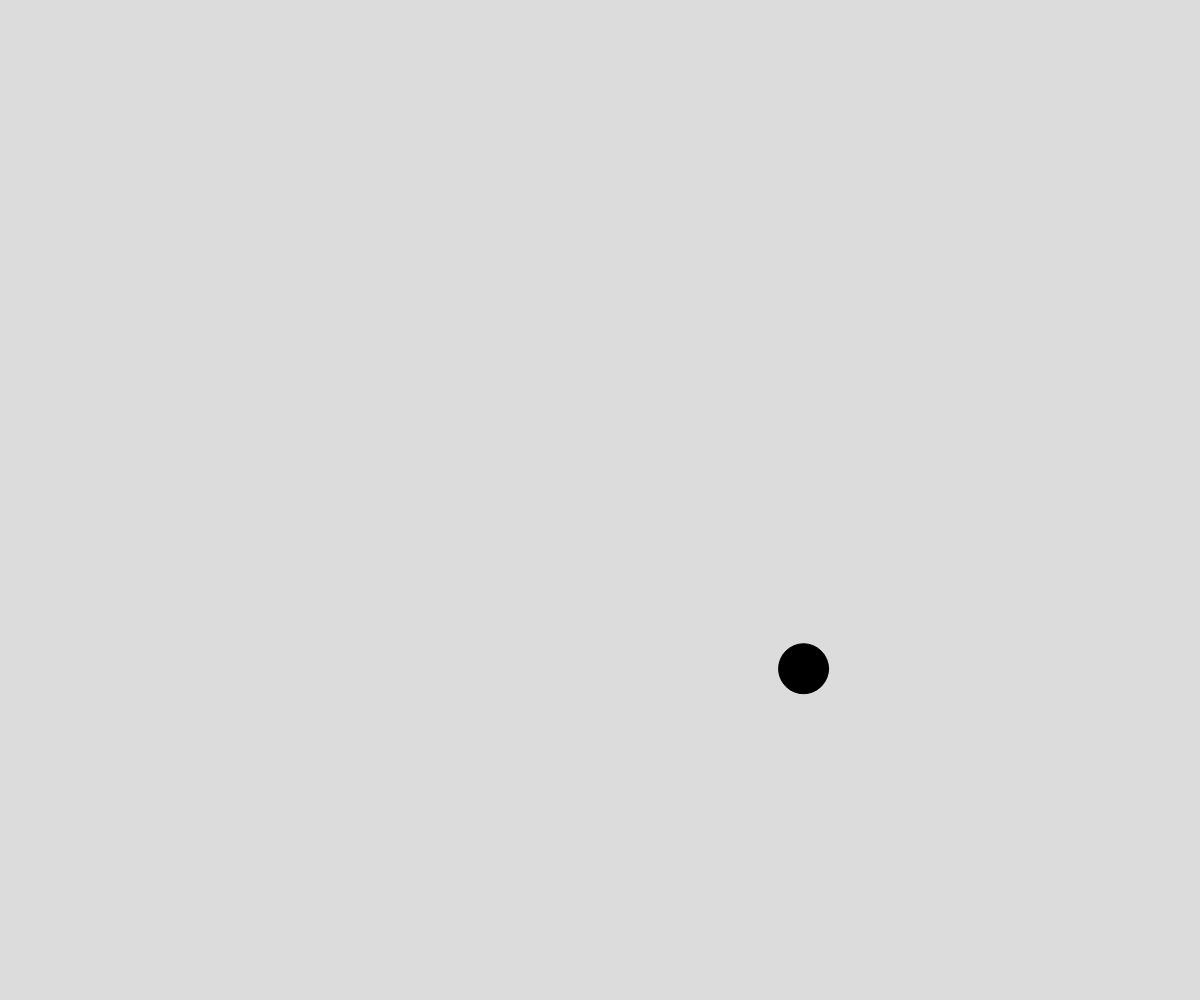
Frame 1 (no input)
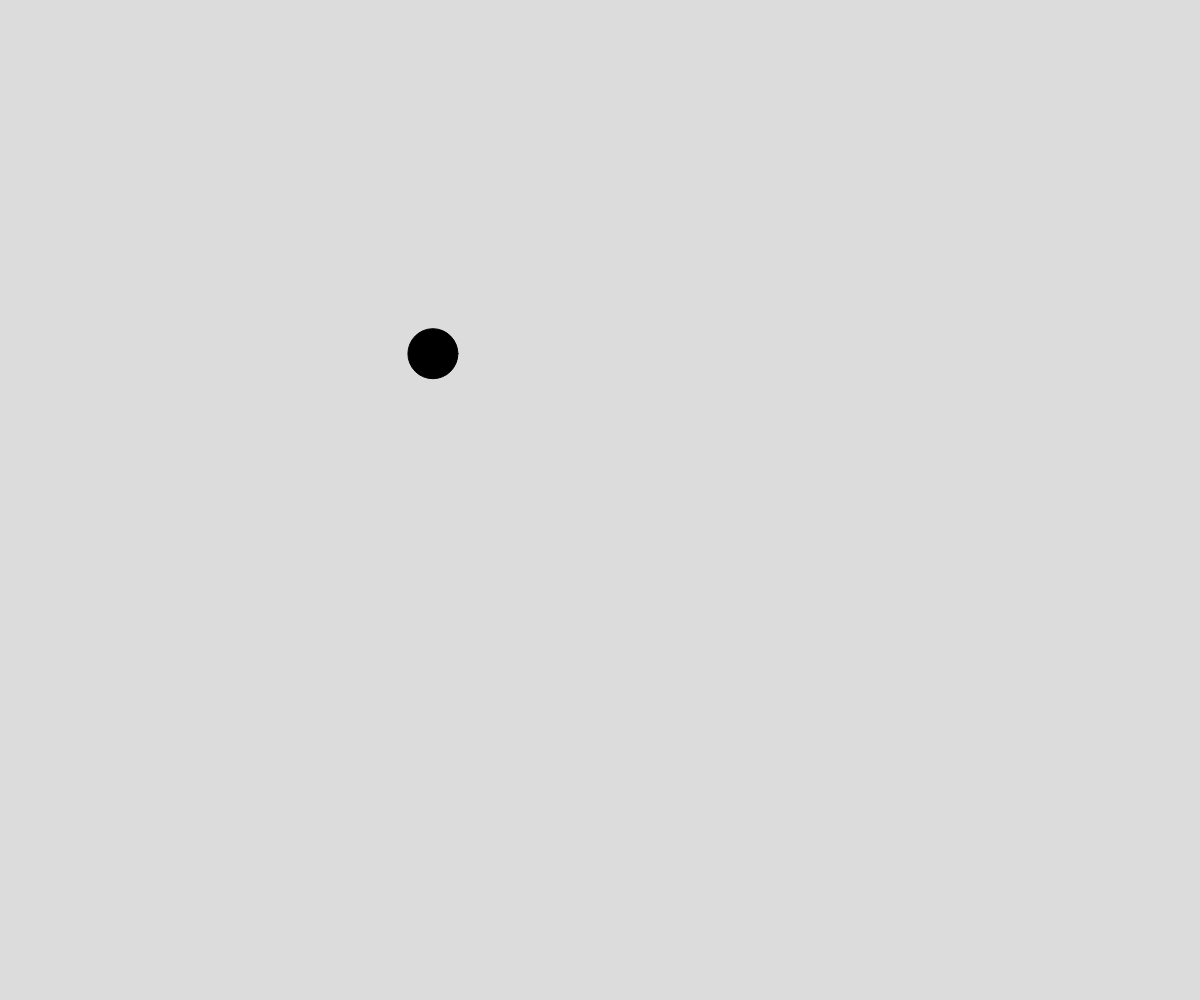
Frame 60 (no input)
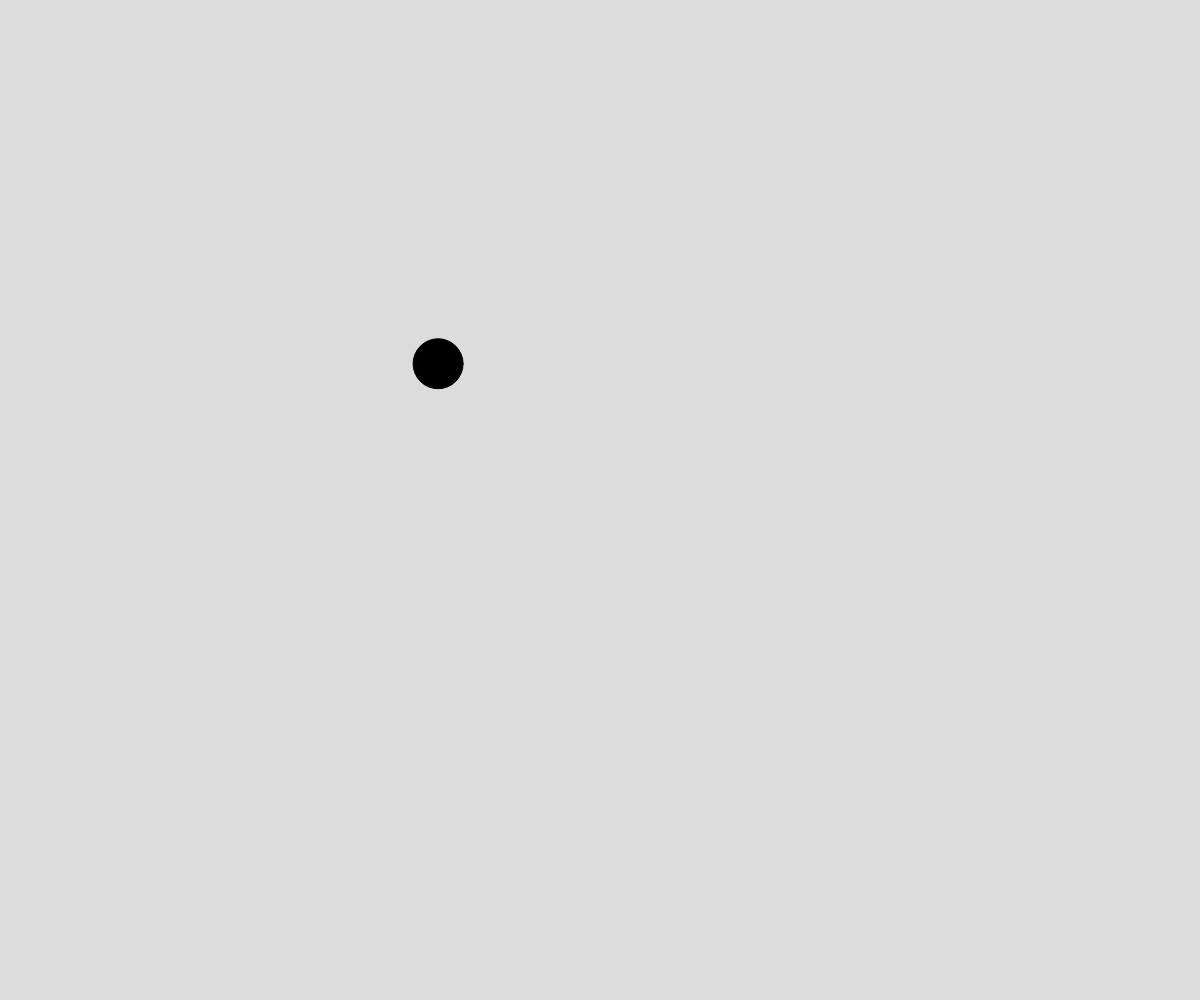
Frame 120 (the mouse pressed at the canvas centre since frame 60)

The p5.js sketch that drew these frames (run headless with seeded random() and noise() and a simulated clock; from frame 60 on, the mouse is pressed at the canvas centre):

// p5.js sketch
// ── sketch.js
// perlin noise demo
// moving circle

let time = 0;
let x;
let y;
let deltaTime = 0.01;


function setup() {
  createCanvas(windowWidth, windowHeight);
}

function draw() {
  background(220);

  fill(0);
  y = height * noise(time + 0.01);
  x = width * noise(time);
  circle(x, y, 50);

  time += deltaTime;
}
